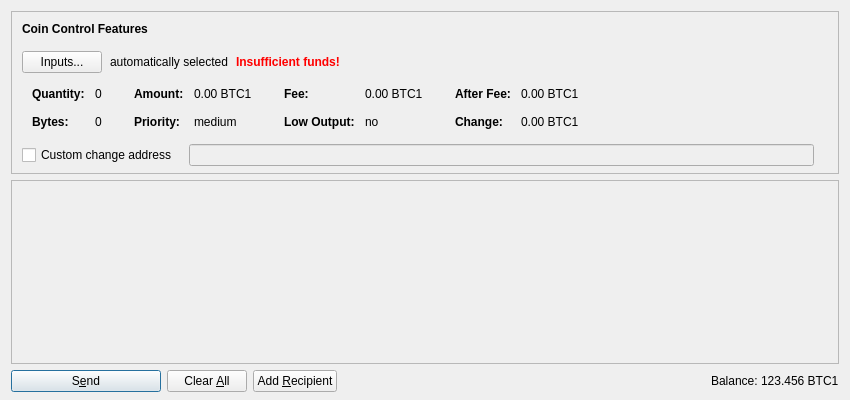
<?xml version="1.0" encoding="UTF-8"?>
<ui version="4.0">
 <class>SendCoinsDialog</class>
 <widget class="QDialog" name="SendCoinsDialog">
  <property name="geometry">
   <rect>
    <x>0</x>
    <y>0</y>
    <width>850</width>
    <height>400</height>
   </rect>
  </property>
  <property name="windowTitle">
   <string>Send Coins</string>
  </property>
  <layout class="QVBoxLayout" name="verticalLayout" stretch="0,1,0">
   <property name="bottomMargin">
    <number>8</number>
   </property>
   <item>
    <widget class="QFrame" name="frameCoinControl">
     <property name="sizePolicy">
      <sizepolicy hsizetype="Expanding" vsizetype="Expanding">
       <horstretch>0</horstretch>
       <verstretch>0</verstretch>
      </sizepolicy>
     </property>
     <property name="maximumSize">
      <size>
       <width>16777215</width>
       <height>16777215</height>
      </size>
     </property>
     <property name="frameShape">
      <enum>QFrame::StyledPanel</enum>
     </property>
     <property name="frameShadow">
      <enum>QFrame::Sunken</enum>
     </property>
     <layout class="QVBoxLayout" name="verticalLayoutCoinControl2">
      <property name="spacing">
       <number>0</number>
      </property>
      <property name="leftMargin">
       <number>0</number>
      </property>
      <property name="topMargin">
       <number>0</number>
      </property>
      <property name="rightMargin">
       <number>0</number>
      </property>
      <property name="bottomMargin">
       <number>6</number>
      </property>
      <item>
       <layout class="QVBoxLayout" name="verticalLayoutCoinControl" stretch="0,0,0,0,1">
        <property name="spacing">
         <number>0</number>
        </property>
        <property name="leftMargin">
         <number>10</number>
        </property>
        <property name="topMargin">
         <number>10</number>
        </property>
        <item>
         <layout class="QHBoxLayout" name="horizontalLayoutCoinControl1">
          <property name="bottomMargin">
           <number>15</number>
          </property>
          <item>
           <widget class="QLabel" name="labelCoinControlFeatures">
            <property name="sizePolicy">
             <sizepolicy hsizetype="Preferred" vsizetype="Maximum">
              <horstretch>0</horstretch>
              <verstretch>0</verstretch>
             </sizepolicy>
            </property>
            <property name="font">
             <font>
              <weight>75</weight>
              <bold>true</bold>
             </font>
            </property>
            <property name="styleSheet">
             <string notr="true">font-weight:bold;</string>
            </property>
            <property name="text">
             <string>Coin Control Features</string>
            </property>
           </widget>
          </item>
         </layout>
        </item>
        <item>
         <layout class="QHBoxLayout" name="horizontalLayoutCoinControl2" stretch="0,0,0,0">
          <property name="spacing">
           <number>8</number>
          </property>
          <property name="bottomMargin">
           <number>10</number>
          </property>
          <item>
           <widget class="QPushButton" name="pushButtonCoinControl">
            <property name="styleSheet">
             <string notr="true"/>
            </property>
            <property name="text">
             <string>Inputs...</string>
            </property>
           </widget>
          </item>
          <item>
           <widget class="QLabel" name="labelCoinControlAutomaticallySelected">
            <property name="text">
             <string>automatically selected</string>
            </property>
            <property name="margin">
             <number>5</number>
            </property>
           </widget>
          </item>
          <item>
           <widget class="QLabel" name="labelCoinControlInsuffFunds">
            <property name="font">
             <font>
              <weight>75</weight>
              <bold>true</bold>
             </font>
            </property>
            <property name="styleSheet">
             <string notr="true">color:red;font-weight:bold;</string>
            </property>
            <property name="text">
             <string>Insufficient funds!</string>
            </property>
            <property name="margin">
             <number>5</number>
            </property>
           </widget>
          </item>
          <item>
           <spacer name="horizontalSpacerCoinControl">
            <property name="orientation">
             <enum>Qt::Horizontal</enum>
            </property>
            <property name="sizeHint" stdset="0">
             <size>
              <width>40</width>
              <height>1</height>
             </size>
            </property>
           </spacer>
          </item>
         </layout>
        </item>
        <item>
         <widget class="QWidget" name="widgetCoinControl" native="true">
          <property name="sizePolicy">
           <sizepolicy hsizetype="Preferred" vsizetype="Preferred">
            <horstretch>0</horstretch>
            <verstretch>0</verstretch>
           </sizepolicy>
          </property>
          <property name="minimumSize">
           <size>
            <width>0</width>
            <height>0</height>
           </size>
          </property>
          <property name="styleSheet">
           <string notr="true"/>
          </property>
          <layout class="QHBoxLayout" name="horizontalLayoutCoinControl5">
           <property name="leftMargin">
            <number>0</number>
           </property>
           <property name="topMargin">
            <number>0</number>
           </property>
           <property name="rightMargin">
            <number>0</number>
           </property>
           <property name="bottomMargin">
            <number>0</number>
           </property>
           <item>
            <layout class="QHBoxLayout" name="horizontalLayoutCoinControl3" stretch="0,0,0,1">
             <property name="spacing">
              <number>20</number>
             </property>
             <property name="topMargin">
              <number>0</number>
             </property>
             <property name="bottomMargin">
              <number>10</number>
             </property>
             <item>
              <layout class="QFormLayout" name="formLayoutCoinControl1">
               <property name="horizontalSpacing">
                <number>10</number>
               </property>
               <property name="verticalSpacing">
                <number>14</number>
               </property>
               <property name="leftMargin">
                <number>10</number>
               </property>
               <property name="topMargin">
                <number>4</number>
               </property>
               <property name="rightMargin">
                <number>6</number>
               </property>
               <item row="0" column="0">
                <widget class="QLabel" name="labelCoinControlQuantityText">
                 <property name="font">
                  <font>
                   <weight>75</weight>
                   <bold>true</bold>
                  </font>
                 </property>
                 <property name="text">
                  <string>Quantity:</string>
                 </property>
                 <property name="margin">
                  <number>0</number>
                 </property>
                </widget>
               </item>
               <item row="0" column="1">
                <widget class="QLabel" name="labelCoinControlQuantity">
                 <property name="cursor">
                  <cursorShape>IBeamCursor</cursorShape>
                 </property>
                 <property name="contextMenuPolicy">
                  <enum>Qt::ActionsContextMenu</enum>
                 </property>
                 <property name="text">
                  <string notr="true">0</string>
                 </property>
                 <property name="margin">
                  <number>0</number>
                 </property>
                 <property name="textInteractionFlags">
                  <set>Qt::LinksAccessibleByMouse|Qt::TextSelectableByKeyboard|Qt::TextSelectableByMouse</set>
                 </property>
                </widget>
               </item>
               <item row="1" column="0">
                <widget class="QLabel" name="labelCoinControlBytesText">
                 <property name="font">
                  <font>
                   <weight>75</weight>
                   <bold>true</bold>
                  </font>
                 </property>
                 <property name="text">
                  <string>Bytes:</string>
                 </property>
                </widget>
               </item>
               <item row="1" column="1">
                <widget class="QLabel" name="labelCoinControlBytes">
                 <property name="cursor">
                  <cursorShape>IBeamCursor</cursorShape>
                 </property>
                 <property name="contextMenuPolicy">
                  <enum>Qt::ActionsContextMenu</enum>
                 </property>
                 <property name="text">
                  <string notr="true">0</string>
                 </property>
                 <property name="textInteractionFlags">
                  <set>Qt::LinksAccessibleByMouse|Qt::TextSelectableByKeyboard|Qt::TextSelectableByMouse</set>
                 </property>
                </widget>
               </item>
              </layout>
             </item>
             <item>
              <layout class="QFormLayout" name="formLayoutCoinControl2">
               <property name="horizontalSpacing">
                <number>10</number>
               </property>
               <property name="verticalSpacing">
                <number>14</number>
               </property>
               <property name="leftMargin">
                <number>6</number>
               </property>
               <property name="topMargin">
                <number>4</number>
               </property>
               <property name="rightMargin">
                <number>6</number>
               </property>
               <item row="0" column="0">
                <widget class="QLabel" name="labelCoinControlAmountText">
                 <property name="font">
                  <font>
                   <weight>75</weight>
                   <bold>true</bold>
                  </font>
                 </property>
                 <property name="text">
                  <string>Amount:</string>
                 </property>
                 <property name="margin">
                  <number>0</number>
                 </property>
                </widget>
               </item>
               <item row="0" column="1">
                <widget class="QLabel" name="labelCoinControlAmount">
                 <property name="cursor">
                  <cursorShape>IBeamCursor</cursorShape>
                 </property>
                 <property name="contextMenuPolicy">
                  <enum>Qt::ActionsContextMenu</enum>
                 </property>
                 <property name="text">
                  <string notr="true">0.00 BTC1</string>
                 </property>
                 <property name="textInteractionFlags">
                  <set>Qt::LinksAccessibleByMouse|Qt::TextSelectableByKeyboard|Qt::TextSelectableByMouse</set>
                 </property>
                </widget>
               </item>
               <item row="1" column="0">
                <widget class="QLabel" name="labelCoinControlPriorityText">
                 <property name="font">
                  <font>
                   <weight>75</weight>
                   <bold>true</bold>
                  </font>
                 </property>
                 <property name="text">
                  <string>Priority:</string>
                 </property>
                </widget>
               </item>
               <item row="1" column="1">
                <widget class="QLabel" name="labelCoinControlPriority">
                 <property name="cursor">
                  <cursorShape>IBeamCursor</cursorShape>
                 </property>
                 <property name="contextMenuPolicy">
                  <enum>Qt::ActionsContextMenu</enum>
                 </property>
                 <property name="text">
                  <string notr="true">medium</string>
                 </property>
                 <property name="textInteractionFlags">
                  <set>Qt::LinksAccessibleByMouse|Qt::TextSelectableByKeyboard|Qt::TextSelectableByMouse</set>
                 </property>
                </widget>
               </item>
              </layout>
             </item>
             <item>
              <layout class="QFormLayout" name="formLayoutCoinControl3">
               <property name="horizontalSpacing">
                <number>10</number>
               </property>
               <property name="verticalSpacing">
                <number>14</number>
               </property>
               <property name="leftMargin">
                <number>6</number>
               </property>
               <property name="topMargin">
                <number>4</number>
               </property>
               <property name="rightMargin">
                <number>6</number>
               </property>
               <item row="0" column="0">
                <widget class="QLabel" name="labelCoinControlFeeText">
                 <property name="font">
                  <font>
                   <weight>75</weight>
                   <bold>true</bold>
                  </font>
                 </property>
                 <property name="text">
                  <string>Fee:</string>
                 </property>
                 <property name="margin">
                  <number>0</number>
                 </property>
                </widget>
               </item>
               <item row="0" column="1">
                <widget class="QLabel" name="labelCoinControlFee">
                 <property name="cursor">
                  <cursorShape>IBeamCursor</cursorShape>
                 </property>
                 <property name="contextMenuPolicy">
                  <enum>Qt::ActionsContextMenu</enum>
                 </property>
                 <property name="text">
                  <string notr="true">0.00 BTC1</string>
                 </property>
                 <property name="textInteractionFlags">
                  <set>Qt::LinksAccessibleByMouse|Qt::TextSelectableByKeyboard|Qt::TextSelectableByMouse</set>
                 </property>
                </widget>
               </item>
               <item row="1" column="0">
                <widget class="QLabel" name="labelCoinControlLowOutputText">
                 <property name="font">
                  <font>
                   <weight>75</weight>
                   <bold>true</bold>
                  </font>
                 </property>
                 <property name="text">
                  <string>Low Output:</string>
                 </property>
                </widget>
               </item>
               <item row="1" column="1">
                <widget class="QLabel" name="labelCoinControlLowOutput">
                 <property name="cursor">
                  <cursorShape>IBeamCursor</cursorShape>
                 </property>
                 <property name="contextMenuPolicy">
                  <enum>Qt::ActionsContextMenu</enum>
                 </property>
                 <property name="text">
                  <string notr="true">no</string>
                 </property>
                 <property name="textInteractionFlags">
                  <set>Qt::LinksAccessibleByMouse|Qt::TextSelectableByKeyboard|Qt::TextSelectableByMouse</set>
                 </property>
                </widget>
               </item>
              </layout>
             </item>
             <item>
              <layout class="QFormLayout" name="formLayoutCoinControl4">
               <property name="horizontalSpacing">
                <number>10</number>
               </property>
               <property name="verticalSpacing">
                <number>14</number>
               </property>
               <property name="leftMargin">
                <number>6</number>
               </property>
               <property name="topMargin">
                <number>4</number>
               </property>
               <property name="rightMargin">
                <number>6</number>
               </property>
               <item row="0" column="0">
                <widget class="QLabel" name="labelCoinControlAfterFeeText">
                 <property name="font">
                  <font>
                   <weight>75</weight>
                   <bold>true</bold>
                  </font>
                 </property>
                 <property name="text">
                  <string>After Fee:</string>
                 </property>
                 <property name="margin">
                  <number>0</number>
                 </property>
                </widget>
               </item>
               <item row="0" column="1">
                <widget class="QLabel" name="labelCoinControlAfterFee">
                 <property name="cursor">
                  <cursorShape>IBeamCursor</cursorShape>
                 </property>
                 <property name="contextMenuPolicy">
                  <enum>Qt::ActionsContextMenu</enum>
                 </property>
                 <property name="text">
                  <string notr="true">0.00 BTC1</string>
                 </property>
                 <property name="textInteractionFlags">
                  <set>Qt::LinksAccessibleByMouse|Qt::TextSelectableByKeyboard|Qt::TextSelectableByMouse</set>
                 </property>
                </widget>
               </item>
               <item row="1" column="0">
                <widget class="QLabel" name="labelCoinControlChangeText">
                 <property name="font">
                  <font>
                   <weight>75</weight>
                   <bold>true</bold>
                  </font>
                 </property>
                 <property name="text">
                  <string>Change:</string>
                 </property>
                </widget>
               </item>
               <item row="1" column="1">
                <widget class="QLabel" name="labelCoinControlChange">
                 <property name="cursor">
                  <cursorShape>IBeamCursor</cursorShape>
                 </property>
                 <property name="contextMenuPolicy">
                  <enum>Qt::ActionsContextMenu</enum>
                 </property>
                 <property name="text">
                  <string notr="true">0.00 BTC1</string>
                 </property>
                 <property name="textInteractionFlags">
                  <set>Qt::LinksAccessibleByMouse|Qt::TextSelectableByKeyboard|Qt::TextSelectableByMouse</set>
                 </property>
                </widget>
               </item>
              </layout>
             </item>
            </layout>
           </item>
          </layout>
         </widget>
        </item>
        <item>
         <layout class="QHBoxLayout" name="horizontalLayoutCoinControl4" stretch="0,0,0">
          <property name="spacing">
           <number>12</number>
          </property>
          <property name="sizeConstraint">
           <enum>QLayout::SetDefaultConstraint</enum>
          </property>
          <property name="topMargin">
           <number>5</number>
          </property>
          <property name="rightMargin">
           <number>5</number>
          </property>
          <item>
           <widget class="QCheckBox" name="checkBoxCoinControlChange">
            <property name="toolTip">
             <string>If this is activated, but the change address is empty or invalid, change will be sent to a newly generated address.</string>
            </property>
            <property name="text">
             <string>Custom change address</string>
            </property>
           </widget>
          </item>
          <item>
           <widget class="QValidatedLineEdit" name="lineEditCoinControlChange">
            <property name="enabled">
             <bool>false</bool>
            </property>
            <property name="sizePolicy">
             <sizepolicy hsizetype="Expanding" vsizetype="Fixed">
              <horstretch>0</horstretch>
              <verstretch>0</verstretch>
             </sizepolicy>
            </property>
           </widget>
          </item>
          <item>
           <widget class="QLabel" name="labelCoinControlChangeLabel">
            <property name="sizePolicy">
             <sizepolicy hsizetype="Preferred" vsizetype="Expanding">
              <horstretch>0</horstretch>
              <verstretch>0</verstretch>
             </sizepolicy>
            </property>
            <property name="minimumSize">
             <size>
              <width>0</width>
              <height>0</height>
             </size>
            </property>
            <property name="text">
             <string/>
            </property>
            <property name="margin">
             <number>3</number>
            </property>
           </widget>
          </item>
         </layout>
        </item>
        <item>
         <spacer name="verticalSpacerCoinControl">
          <property name="orientation">
           <enum>Qt::Vertical</enum>
          </property>
          <property name="sizeHint" stdset="0">
           <size>
            <width>800</width>
            <height>1</height>
           </size>
          </property>
         </spacer>
        </item>
       </layout>
      </item>
     </layout>
    </widget>
   </item>
   <item>
    <widget class="QScrollArea" name="scrollArea">
     <property name="widgetResizable">
      <bool>true</bool>
     </property>
     <widget class="QWidget" name="scrollAreaWidgetContents">
      <property name="geometry">
       <rect>
        <x>0</x>
        <y>0</y>
        <width>830</width>
        <height>178</height>
       </rect>
      </property>
      <layout class="QVBoxLayout" name="verticalLayout_2" stretch="0,1">
       <property name="leftMargin">
        <number>0</number>
       </property>
       <property name="topMargin">
        <number>0</number>
       </property>
       <property name="rightMargin">
        <number>0</number>
       </property>
       <property name="bottomMargin">
        <number>0</number>
       </property>
       <item>
        <layout class="QVBoxLayout" name="entries">
         <property name="spacing">
          <number>6</number>
         </property>
        </layout>
       </item>
       <item>
        <spacer name="verticalSpacer">
         <property name="orientation">
          <enum>Qt::Vertical</enum>
         </property>
         <property name="sizeHint" stdset="0">
          <size>
           <width>20</width>
           <height>40</height>
          </size>
         </property>
        </spacer>
       </item>
      </layout>
     </widget>
    </widget>
   </item>
   <item>
    <layout class="QHBoxLayout" name="horizontalLayout">
     <item>
      <widget class="QPushButton" name="sendButton">
       <property name="minimumSize">
        <size>
         <width>150</width>
         <height>0</height>
        </size>
       </property>
       <property name="toolTip">
        <string>Confirm the send action</string>
       </property>
       <property name="text">
        <string>S&amp;end</string>
       </property>
       <property name="icon">
        <iconset resource="../bitcoinv1.qrc">
         <normaloff>:/icons/send</normaloff>:/icons/send</iconset>
       </property>
       <property name="default">
        <bool>true</bool>
       </property>
      </widget>
     </item>
     <item>
      <widget class="QPushButton" name="clearButton">
       <property name="sizePolicy">
        <sizepolicy hsizetype="Minimum" vsizetype="Fixed">
         <horstretch>0</horstretch>
         <verstretch>0</verstretch>
        </sizepolicy>
       </property>
       <property name="toolTip">
        <string>Clear all fields of the form.</string>
       </property>
       <property name="text">
        <string>Clear &amp;All</string>
       </property>
       <property name="icon">
        <iconset resource="../bitcoinv1.qrc">
         <normaloff>:/icons/remove</normaloff>:/icons/remove</iconset>
       </property>
       <property name="autoRepeatDelay">
        <number>300</number>
       </property>
       <property name="autoDefault">
        <bool>false</bool>
       </property>
      </widget>
     </item>
     <item>
      <widget class="QPushButton" name="addButton">
       <property name="toolTip">
        <string>Send to multiple recipients at once</string>
       </property>
       <property name="text">
        <string>Add &amp;Recipient</string>
       </property>
       <property name="icon">
        <iconset resource="../bitcoinv1.qrc">
         <normaloff>:/icons/add</normaloff>:/icons/add</iconset>
       </property>
       <property name="autoDefault">
        <bool>false</bool>
       </property>
      </widget>
     </item>
     <item>
      <spacer name="horizontalSpacer">
       <property name="orientation">
        <enum>Qt::Horizontal</enum>
       </property>
       <property name="sizeHint" stdset="0">
        <size>
         <width>40</width>
         <height>20</height>
        </size>
       </property>
      </spacer>
     </item>
     <item>
      <layout class="QHBoxLayout" name="horizontalLayout_2">
       <property name="spacing">
        <number>3</number>
       </property>
       <item>
        <widget class="QLabel" name="label">
         <property name="sizePolicy">
          <sizepolicy hsizetype="Preferred" vsizetype="Fixed">
           <horstretch>0</horstretch>
           <verstretch>0</verstretch>
          </sizepolicy>
         </property>
         <property name="text">
          <string>Balance:</string>
         </property>
        </widget>
       </item>
       <item>
        <widget class="QLabel" name="labelBalance">
         <property name="sizePolicy">
          <sizepolicy hsizetype="Preferred" vsizetype="Fixed">
           <horstretch>0</horstretch>
           <verstretch>0</verstretch>
          </sizepolicy>
         </property>
         <property name="cursor">
          <cursorShape>IBeamCursor</cursorShape>
         </property>
         <property name="text">
          <string notr="true">123.456 BTC1</string>
         </property>
         <property name="textInteractionFlags">
          <set>Qt::LinksAccessibleByMouse|Qt::TextSelectableByKeyboard|Qt::TextSelectableByMouse</set>
         </property>
        </widget>
       </item>
      </layout>
     </item>
    </layout>
   </item>
  </layout>
 </widget>
 <customwidgets>
  <customwidget>
   <class>QValidatedLineEdit</class>
   <extends>QLineEdit</extends>
   <header>qvalidatedlineedit.h</header>
  </customwidget>
 </customwidgets>
 <resources>
  <include location="../bitcoinv1.qrc"/>
 </resources>
 <connections/>
</ui>
